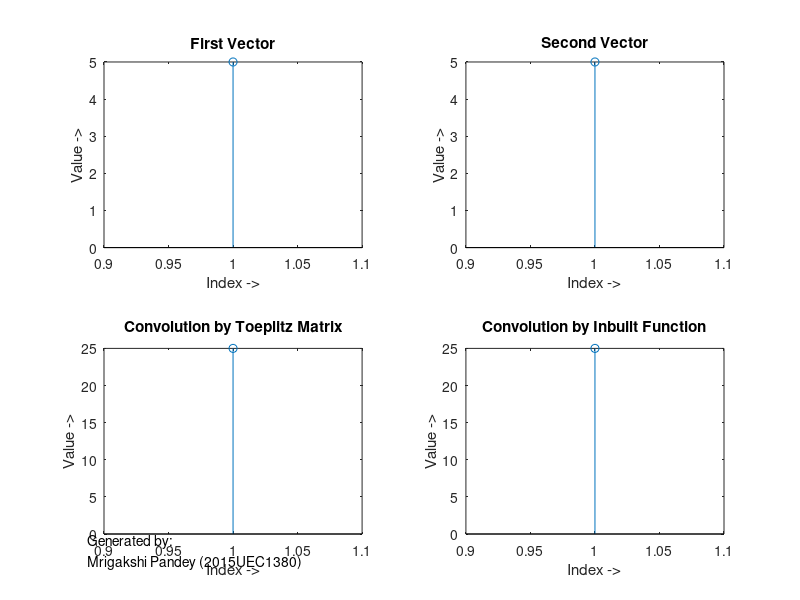

This figure's MATLAB source:
%Author- Mrigakshi Pandey (2015UEC1380)
% Circular Convolution by vector rotation
%.......................................

close all;
clear all;
clc;

X=input('Input First Vector: ');
a=length(X);

Y=input('Input Second Vector: ');
b=length(Y);

if a>b
    Y=[Y,zeros(1,a-b)];
    b=a;
end

if b>a
    X=[X,zeros(1,b-a)];
    a=b;    
end

t=1:1:b;

subplot(2,2,1);
stem(X);
title('First Vector');
xlabel('Index ->');
ylabel('Value ->');

subplot(2,2,2);
stem(Y);
title('Second Vector');
xlabel('Index ->');
ylabel('Value ->');

A=cconv(X,Y,b);

X=fliplr(X);

for i=1:1:b
    Z(i)=0;
    for j=1:1:b
        Z(i)=Z(i)+(X(j)*Y(j));
    end
    Y=[0,Y];
    Y(1)=Y(b+1);
    Y=Y(1:b);
end

Z=fliplr(Z);


subplot(2,2,3);
stem(Z);
title('Convolution by Toeplitz Matrix');
xlabel('Index ->');
ylabel('Value ->');

subplot(2,2,4);
stem(A);
title('Convolution by Inbuilt Function');
xlabel('Index ->');
ylabel('Value ->');
dim = [0.11 0.081 0 0];
str = {'Generated by:','Mrigakshi Pandey (2015UEC1380)'};
annotation('textbox',dim,'String',str,'FitBoxToText','on');